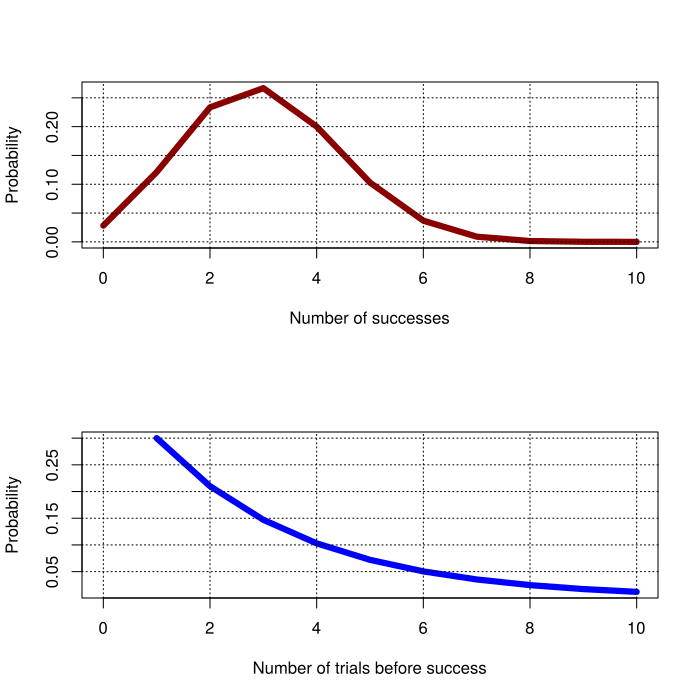

Generate this figure with R:
factorial <- function(n) {
	acc = 1;
	if(n==0) {
		return(1);
	}
	for(i in seq(1, n)) {
		acc <- acc * i;
	}
	return(acc);
}

coef <-function(n, k) {
	return(factorial(n)/(factorial(n-k)*factorial(k)))
}

geometric_distribution <- function(p, n) {
	probs <- c();
	for(i in seq(1, n)) {
		probs <- append(probs, p*(1-p)^(i-1));
	}
	return(probs);
}

binomial_distribution <- function(p, n) {
	probs <- c();
	for(i in seq(0, n)) {
		probs <- append(probs, coef(n, i)*p^(i)*(1-p)^(n-i));
	}
	return(probs);
}

cairo_pdf("distributions.pdf");
data<-binomial_distribution(0.3, 10);
par(mfrow=c(2,1));
plot(seq(0, 10), data, col="darkred", type="l", lwd=6, xlab="Number of successes", ylab="Probability", xlim=c(0, 10));
grid(col="black");
data<-geometric_distribution(0.3, 10);
plot(seq(1, 10), data, col="blue", type="l", lwd=6, xlab="Number of trials before success", ylab="Probability", xlim=c(0, 10));
grid(col="black");
dev.off();
